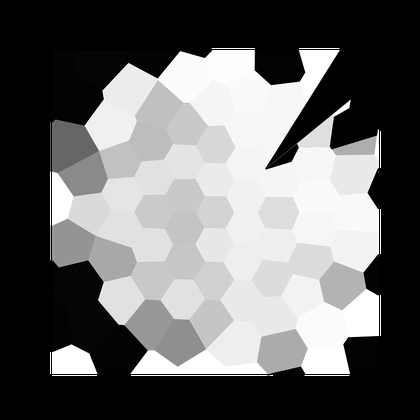
%> input picture QuantitativeImageAnalysis/BETSE Sim output image directories/Normautoscale/samp143.png, 420 x 420 px, shrunk from 900 x 900 before the run; its folder holds only this picture in this run
$ octave dataSetBETSEPattern.m   (GNU Octave 9; MATLAB toolbox functions it lacks are replaced by stand-ins)
%> lines starting %> are read from the running program, lines starting %| are printed output that depends on the picture
### QuantitativeImageAnalysis/TuringPatterns/calculateQuadtree.m
% Computes the quadree
function [tree, varTree] = calculateQuadtree(network)
%UNTITLED Summary of this function goes here
%   Detailed explanation goes here


d = 1; % FIX THIS
network_size = size(network,1)/d;

ts = [log2(network_size)+1, (network_size)^2];


tree = zeros(ts(1), ts(2));
tree(1,:) =  mean(mean(network));


if(nargout > 1)
    varTree = zeros(ts(1), ts(2));
    varTree(1,:) = sum(sum(network.*network - tree(1,1)*tree(1,1)))/(4*network_size*network_size);
    % divide by 4 for normalization
    % variance of n equally likely values
end


if (network_size == 1)
    return;
end


nsO = size(network,1);

ns = nsO/2;

CI = [1,1; 1,ns+1; ns+1,ns+1; ns+1, 1];


S = (network_size)^2/4;

for i=1:4
    if(nargout > 1)
        [ tree(2:end, 1+S*(i-1):S*i), varTree(2:end, 1+S*(i-1):S*i) ] = calculateQuadtree(network(CI(i,1):CI(i,1)+ns-1, CI(i,2):CI(i,2)+ns-1));
    else
        tree(2:end, 1+S*(i-1):S*i) = calculateQuadtree(network(CI(i,1):CI(i,1)+ns-1, CI(i,2):CI(i,2)+ns-1));
    end
end


return


### QuantitativeImageAnalysis/TuringPatterns/saveARFFTree.m
% fileName : the name of the WEKA file
% treeM : a quadtre
% append is true, then append the tree to the file according to the rff
% representation, i.e. add a line to the arff file
% append is false, create the arff file , write the attributes
% labels: the labels for the tree, e.g. labels = {'Rm', 'Rv'};
% P : pattern types, e.g P = {P, NP}


function saveARFFTree(fileName, treeM, append, labels,P, depth)

    %load('testtree1.mat','tree');
    %treeM = {};
    tree = treeM{1};
	[d, s] = size(tree);
    if(depth > d)
        depth = d;
    end


    %filename = 'Z:\Andre\2021 BETSE Sim Output\Norm111Ex101BETSE1018train_weka32today.arff';
    filename = fileName;

    children = '1234';
    if(~append) % create file
        %filename = arffFile;
        fileID  = fopen(filename, 'w');


        fprintf(fileID, '% information about the pattern \n');


        fprintf(fileID, '@relation pattern-tree\n\n');

        % write the attributes:

        % stack
        myStack = {'1'};
        myStackN = {};

        for di=1:depth
            % pop from the stack
            while(~isempty(myStack))
                base = myStack{1}; % read the first
                myStack(1) = [];  % delete it (pop)

                for l=1:length(labels)
                    fprintf(fileID, [ '@attribute n_' , base , '_',labels{l}, ' real\n']);
                end
                if(di ~= depth)
                    for j=1:4
                        myStackN = [myStackN, [base, children(j)]];
                    end
                end
            end
            myStack = myStackN;
            myStackN = {};
        end

        fprintf(fileID,['@attribute pattern {', P{1}]);
        for i=2:length(P)
            fprintf(fileID,[',' P{i}]);
        end
        fprintf(fileID, '}\n');
        %fprintf(fileID,'@attribute pattern {yes,no}');
        fprintf(fileID,'\n@data\n\n');


    else
        fileID  = fopen(fileName, 'a');

        step = s;
        s1 = length(treeM); %treeM designator

        for di=1:depth
           s2 = s/step;
           psAll = zeros(s1, s2); % number of chanels, number of children in this level
           for mi=1:length(treeM) %treeM designator
                psAll(mi,:) = treeM{mi}(di, 1:step:end); %treeM designator
           end

           for pi=1:s2
               for pj = 1:s1
                    fprintf(fileID, '%f,', psAll(pj,pi));
               end
           end
           step = int16(step/4);
        end
        fprintf(fileID, [P, '\n']);


    end

    fclose(fileID);

end

### QuantitativeImageAnalysis/TuringPatterns/imageTrim.m
    function out = imageTrim(network, k)
[r c w] = size(network);
switch k
    case 1
        d = min([floor(log2(r)),floor(log2(c))]);
        b = 2^d;
        extraR = floor((r-b)/2);
        extraC = floor((c-b)/2);
        out = network((extraR+1):(extraR+b),(extraC+1):(extraC+b),:);
    case 2
        network(1,:,:)=[];
        network(end,:,:)=[];
        network(:,1,:)=[];
        network(:,end,:)=[];
        C=[];
        for jj=1:(c-2)
            if all(network(:,jj,:)==ones(r-2,1,w).*255)
            else
                C=[C jj];
            end
        end
        R=[];
        for ii=1:(r-2)
            if all(network(ii,:,:)==ones(1,c-2,w).*255)
            else
                R=[R ii];
            end
        end
        out = network(R,C,:);
        % We need images to be at least 32 by 32 to have depth 5 quadtrees:
        if length(R)<32
            out=[out;uint8(ones(32-length(R),length(C),w).*255)];
        end
        if length(C)<32
            out=[out,uint8(ones(size(out,1),32-length(C),w).*255)];
        end
        out=squareMean(out);
end
end

### QuantitativeImageAnalysis/TuringPatterns/squareMean.m
function out=squareMean(network, d)
[r c w] = size(network);
dr=floor(log2(r));
br=2^dr;
dc=floor(log2(c));
bc=2^dc;
if nargin==1
    d = min([floor(log2(r)),floor(log2(c))]);
end
b=2^d;
ii=1;
while 1
    if r==br
        break
    end
    temp=network(ii:(ii+1),:,:);
    if ii==1
        network=vertcat(mean(temp),network(((ii+2):end),:,:));
    else
        network=vertcat(network(1:(ii-1),:,:),mean(temp), ...
            network((ii+2):end,:,:));
    end
    [r c w] = size(network);
    if r==br;
        break
    end
    temp=network((end-ii):(end-ii+1),:,:);
    if ii==1
        network=vertcat(network(1:(end-ii-1),:,:),mean(temp));
    else
        network=vertcat(network(1:(end-ii-1),:,:),mean(temp), ...
            network((end-ii+2):end,:,:));
    end
    [r c w] = size(network);
    if r==br;
        break
    end
    ii=ii+1;
end
jj=1;
while 1
    if c==bc
        break
    end
    temp=network(:,jj:(jj+1),:);
    if jj==1
        network=horzcat(mean(temp,2),network(:,(jj+2):end,:));
    else
        network=horzcat(network(:,1:(jj-1),:),mean(temp,2), ...
            network(:,(jj+2):end,:));
    end
    [r c w] = size(network);
    if c==bc;
        break
    end
    temp=network(:,(end-jj):(end-jj+1),:);
    if jj==1
        network=horzcat(network(:,1:(end-jj-1),:),mean(temp,2));
    else
        network=horzcat(network(:,1:(end-jj-1),:),mean(temp,2), ...
            network(:,(end-jj+2):end,:));
    end
    [r c w] = size(network);
    if c==bc;
        break
    end
    jj=jj+1;
end
while r~=b
    temp=[];
    for ii=1:r/2
        temp=uint8([temp;mean(network(ii*2-1:ii*2,:,:))]);
    end
    network=temp;
    [r c w] = size(network);
end
while c~=b
    temp=[];
    for jj=1:c/2
        temp=uint8([temp,mean(network(:,jj*2-1:jj,:),2)]);
    end
    network=temp;
    [r c w] = size(network);
end
out=network;
end

### QuantitativeImageAnalysis/TuringPatterns/make32.m
function out=make32(network)
[r c w]=size(network);
if r==32 && c==32
    out=network;
else
    d=log2(r);
    D=2^(d-5);
    temp1=[];
    for ii=0:31
        temp=network((D*ii+1):(D*(ii+1)),:,:);
        temp1=uint8([temp1;mean(temp)]);
    end
    out=[];
    for jj=0:31
        temp=temp1(:,(D*jj+1):(D*(jj+1)),:);
        out=uint8([out,mean(temp,2)]);
    end
end
end

### QuantitativeImageAnalysis/TuringPatterns/dataSetBETSEPattern.m

% GENERATING DATA SETS FROM THE SIMPLE TURING SYSTEM:
%
close all;

% turing pattern dataset

folderName = 'Z:\Andre\2021 BETSE Sim Output\Norm59';
mkdir(folderName);
folderName = [folderName, 'Ex49BETSE'];
mkdir(folderName);


arffFile = [folderName, '498train_weka32today.arff']; % THE WEKA FILE
% arffFile = [folderName, 'test_weka32.arff']; % THE WEKA FILE
filename = 'Z:/Andre/2021 BETSE Output/Norm59/498train_weka32today.arff';

PatternTypes = {'P', 'NP'}; % For the weka you can use any number of pattern types, we use 2. Initialize the pattern names here.
% P : pattern, NP: nopattern


% patternSize
patternSize = 32; % A 32x32 grid will be used.
labels = {'RED'}; % Rm : stands for Red mean,
                 % Rv : stands for Red variance, (these labels have to be same as in the TSSL model checker)

depth = 5; % The depth of the quad tree, (if you are going to change, make sure the matlab model checker still works.)
saveImages = 1; % True: saves the images in folder "folderName/Images32new"


% [12 lines of commented-out code are left out]
A = rand(patternSize);
tree = cell(1);
tree{1} = calculateQuadtree(A);
%tree{1} = tree{1}/tree{1}(1,1);

saveARFFTree(arffFile, tree, 0, labels, PatternTypes, depth);

% [7 lines of commented-out code are left out]

positiveimagefolder1 = 'Z:\Andre\2021 BETSE Sim Output\Normautoscale';
listing = dir(positiveimagefolder1);
len=length(listing);
ind = [];
for ii = 1:len
    names=listing(ii).name;
    if length(names)>=5 && all(names((end-2):end)=='png')
        ind=[ind ii];
    end
end

listing = listing(ind);
len= length(listing);
posimageset1 = zeros(1,len);
for ii=1:len
    names = listing(ii).name;
    pos1filename = fullfile(positiveimagefolder1,names);
    posdata1=imread(pos1filename);
%> posdata1 is the input picture: size 420x420x3 uint8; min 0, max 255, mean 106.5
    posdata1=imageTrim(posdata1,2);
%> after the loop in imageTrim, `for jj=1:(c-2)`: C = 418 values from 1 to 418
%> the loop in squareMean, `while 1` made 81 passes
%> pass 1, in squareMean, `network=vertcat(mean(temp),network(((ii+2):end),:,:));`:
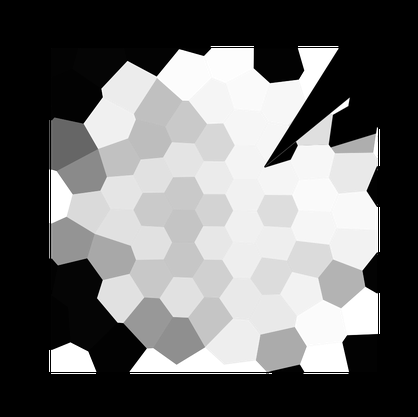
%> network: size 417x418x3 uint8; min 0, max 255, mean 107.8
%> after the loop in squareMean, `while 1`:
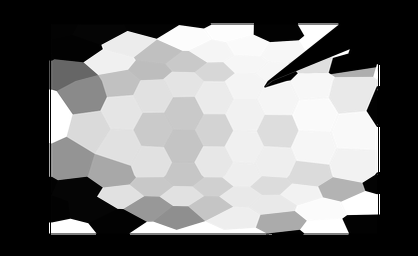
%> network: size 256x418x3 uint8; min 0, max 255, mean 119.3
%> after the loop in squareMean, `while 1`: ii = 81
%> the loop in squareMean, `while 1` made 81 passes
%> pass 2, in squareMean, `network=horzcat(network(:,1:(end-jj-1),:),mean(temp,2), network(:,(end..`:
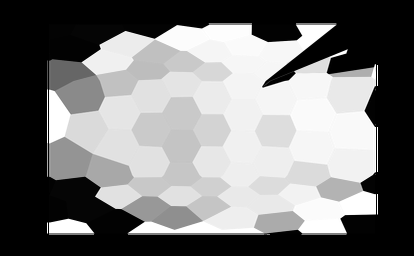
%> network: size 256x414x3 uint8; min 0, max 255, mean 120.5
%> after the loop in squareMean, `while 1`:
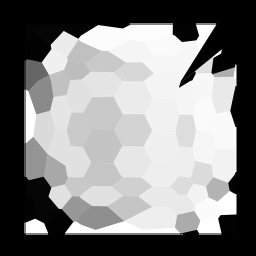
%> network: size 256x256x3 uint8; min 0, max 255, mean 130.7
    posdata1=make32(posdata1);
%> after the loop in make32, `for ii=0:31`:
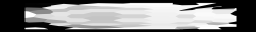
%> temp1: size 32x256x3 uint8; min 0, max 255, mean 130.7
%> after the loop in make32, `for jj=0:31`:
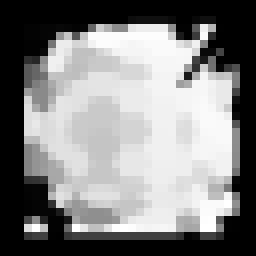
%> out: size 32x32x3 uint8 (shown 8 times larger); min 0, max 255, mean 130.7
    posdata1=double(posdata1(:,:,1));
%> posdata1: size 32x32 double
    posdata1=posdata1./max(max(posdata1));
    tree{1} = calculateQuadtree(posdata1);
    saveARFFTree(arffFile, tree, 1, labels, 'NP', depth);
end

negativeimagefolder1 = 'Z:\Andre\2021 BETSE Sim Output\GJbetaGA75decAutoscale';
listing = dir(negativeimagefolder1);
len=length(listing);
ind = [];
for ii = 1:len
    names=listing(ii).name;
    if length(names)>=5 && all(names((end-2):end)=='png')
        ind=[ind ii];
    end
end

listing = listing(ind);
len= length(listing);
negimageset1 = zeros(1,len);
for ii=1:len
    names = listing(ii).name;
    neg1filename = fullfile(negativeimagefolder1,names);
    negdata1=imread(neg1filename);
    negdata1=imageTrim(negdata1,2);
    negdata1=make32(negdata1);
    negdata1=double(negdata1(:,:,1));
    negdata1=negdata1./max(max(negdata1));
    tree{1} = calculateQuadtree(negdata1);
    saveARFFTree(arffFile, tree, 1, labels, 'NP', depth);
end

negativeimagefolder2 = 'Z:\Andre\2021 BETSE Sim Output\GJBlock501';
listing = dir(negativeimagefolder2);
len=length(listing);
ind = [];
for ii = 1:len
    names=listing(ii).name;
    if length(names)>=5 && all(names((end-2):end)=='png')
        ind=[ind ii];
    end
end

listing = listing(ind);
len= length(listing);
negimageset2 = zeros(1,len);
for ii=1:len
    names = listing(ii).name;
    neg2filename = fullfile(negativeimagefolder2,names);
    negdata2=imread(neg2filename);
    negdata2=imageTrim(negdata2,2);
    negdata2=make32(negdata2);
    negdata2=double(negdata2(:,:,1));
    negdata2=negdata2./max(max(negdata2));
    tree{1} = calculateQuadtree(negdata2);
    saveARFFTree(arffFile, tree, 1, labels, 'NP', depth);
end

negativeimagefolder3 = 'Z:\Andre\2021 BETSE Sim Output\K10supp1Autoscale';
listing = dir(negativeimagefolder3);
len=length(listing);
ind = [];
for ii = 1:len
    names=listing(ii).name;
    if length(names)>=5 && all(names((end-2):end)=='png')
        ind=[ind ii];
    end
end

listing = listing(ind);
len= length(listing);
negimageset3 = zeros(1,len);
for ii=1:len
    names = listing(ii).name;
    neg3filename = fullfile(negativeimagefolder3,names);
    negdata3=imread(neg3filename);
    negdata3=imageTrim(negdata3,2);
    negdata3=make32(negdata3);
    negdata3=double(negdata3(:,:,1));
    negdata3=negdata3./max(max(negdata3));
    tree{1} = calculateQuadtree(negdata3);
    saveARFFTree(arffFile, tree, 1, labels, 'NP', depth);
end

negativeimagefolder4 = 'Z:\Andre\2021 BETSE Sim Output\K20Supp1Autoscale';
listing = dir(negativeimagefolder4);
len=length(listing);
ind = [];
for ii = 1:len
    names=listing(ii).name;
    if length(names)>=5 && all(names((end-2):end)=='png')
        ind=[ind ii];
    end
end

listing = listing(ind);
len= length(listing);
negimageset4 = zeros(1,len);
for ii=1:len
    names = listing(ii).name;
    neg4filename = fullfile(negativeimagefolder4,names);
    negdata4=imread(neg4filename);
    negdata4 = imrotate(negdata4,90,'bilinear','crop');
    negdata4=imageTrim(negdata4,2);
    negdata4=make32(negdata4);
    negdata4=double(negdata4(:,:,1));
    negdata4=negdata4./max(max(negdata4));
    tree{1} = calculateQuadtree(negdata4);
    saveARFFTree(arffFile, tree, 1, labels, 'P', depth);
end

negativeimagefolder6 = 'Z:\Andre\2021 BETSE Sim Output\GJbetaGA25decAutoscale';
listing = dir(negativeimagefolder6);
len=length(listing);
ind = [];
for ii = 1:len
    names=listing(ii).name;
    if length(names)>=5 && all(names((end-2):end)=='png')
        ind=[ind ii];
    end
end

listing = listing(ind);
len= length(listing);
negimageset6 = zeros(1,len);
for ii=1:len
    names = listing(ii).name;
    neg6filename = fullfile(negativeimagefolder6,names);
    negdata6=imread(neg6filename);
    negdata6 =imrotate(negdata6,180,'bilinear','crop');
    negdata6=imageTrim(negdata6,2);
    negdata6=make32(negdata6);
    negdata6=double(negdata6(:,:,1));
    negdata6=negdata6./max(max(negdata6));
    tree{1} = calculateQuadtree(negdata6);
    saveARFFTree(arffFile, tree, 1, labels, 'NP', depth);
end

% [26 lines of commented-out code are left out]

$ run again, on QuantitativeImageAnalysis/BETSE Sim output image directories/Normautoscale/samp274.png
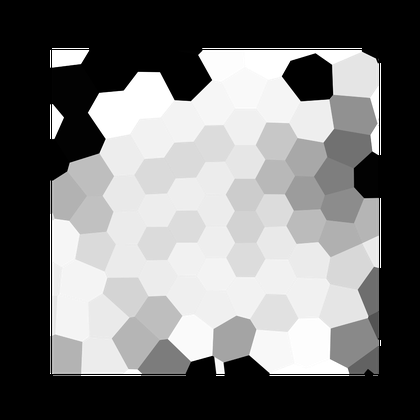
%> input picture QuantitativeImageAnalysis/BETSE Sim output image directories/Normautoscale/samp274.png, 420 x 420 px, shrunk from 900 x 900 before the run
%> posdata1 is the input picture: size 420x420x3 uint8; min 0, max 255, mean 115.9
%> after the loop in imageTrim, `for jj=1:(c-2)`: C = 418 values from 1 to 418
%> after the loop in squareMean, `while 1`:
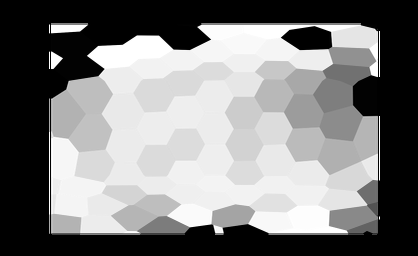
%> network: size 256x418x3 uint8; min 0, max 255, mean 124.4
%> after the loop in squareMean, `while 1`: ii = 81
%> after the loop in make32, `for jj=0:31`:
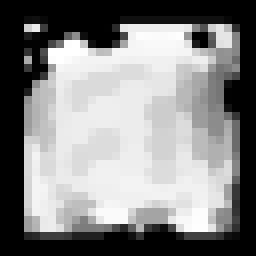
%> out: size 32x32x3 uint8 (shown 8 times larger); min 0, max 255, mean 133.4

$ run again, on QuantitativeImageAnalysis/BETSE Sim output image directories/Normautoscale/samp290.png
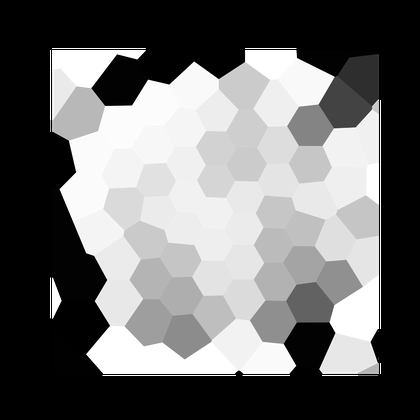
%> input picture QuantitativeImageAnalysis/BETSE Sim output image directories/Normautoscale/samp290.png, 420 x 420 px, shrunk from 900 x 900 before the run
%> posdata1 is the input picture: size 420x420x3 uint8; min 0, max 255, mean 110.7
%> after the loop in imageTrim, `for jj=1:(c-2)`: C = 418 values from 1 to 418
%> after the loop in squareMean, `while 1`:
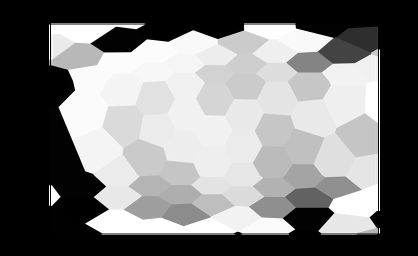
%> network: size 256x418x3 uint8; min 0, max 255, mean 121.6
%> after the loop in squareMean, `while 1`: ii = 81
%> after the loop in make32, `for jj=0:31`:
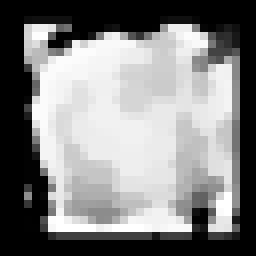
%> out: size 32x32x3 uint8 (shown 8 times larger); min 0, max 255, mean 131.4

$ run again, on QuantitativeImageAnalysis/BETSE Sim output image directories/Normautoscale/samp49.png
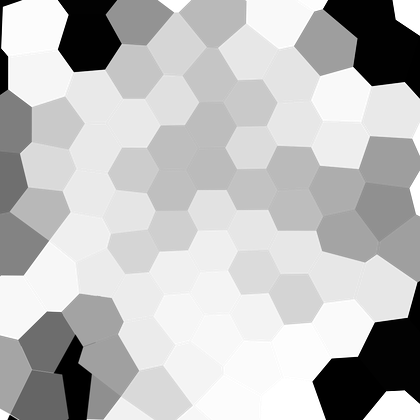
%> input picture QuantitativeImageAnalysis/BETSE Sim output image directories/Normautoscale/samp49.png, 420 x 420 px, shrunk from 1091 x 1092 before the run
%> posdata1 is the input picture: size 420x420x3 uint8; min 0, max 255, mean 188.8
%> after the loop in imageTrim, `for jj=1:(c-2)`: C = 418 values from 1 to 418
%> after the loop in squareMean, `while 1`:
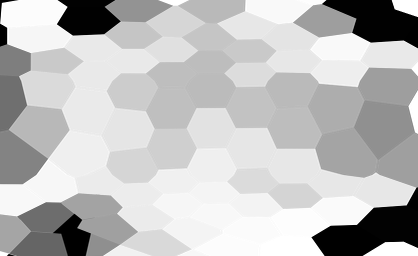
%> network: size 256x418x3 uint8; min 0, max 255, mean 190.3
%> after the loop in squareMean, `while 1`: ii = 81
%> after the loop in make32, `for jj=0:31`:
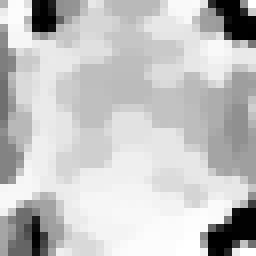
%> out: size 32x32x3 uint8 (shown 8 times larger); min 0, max 255, mean 195.7
